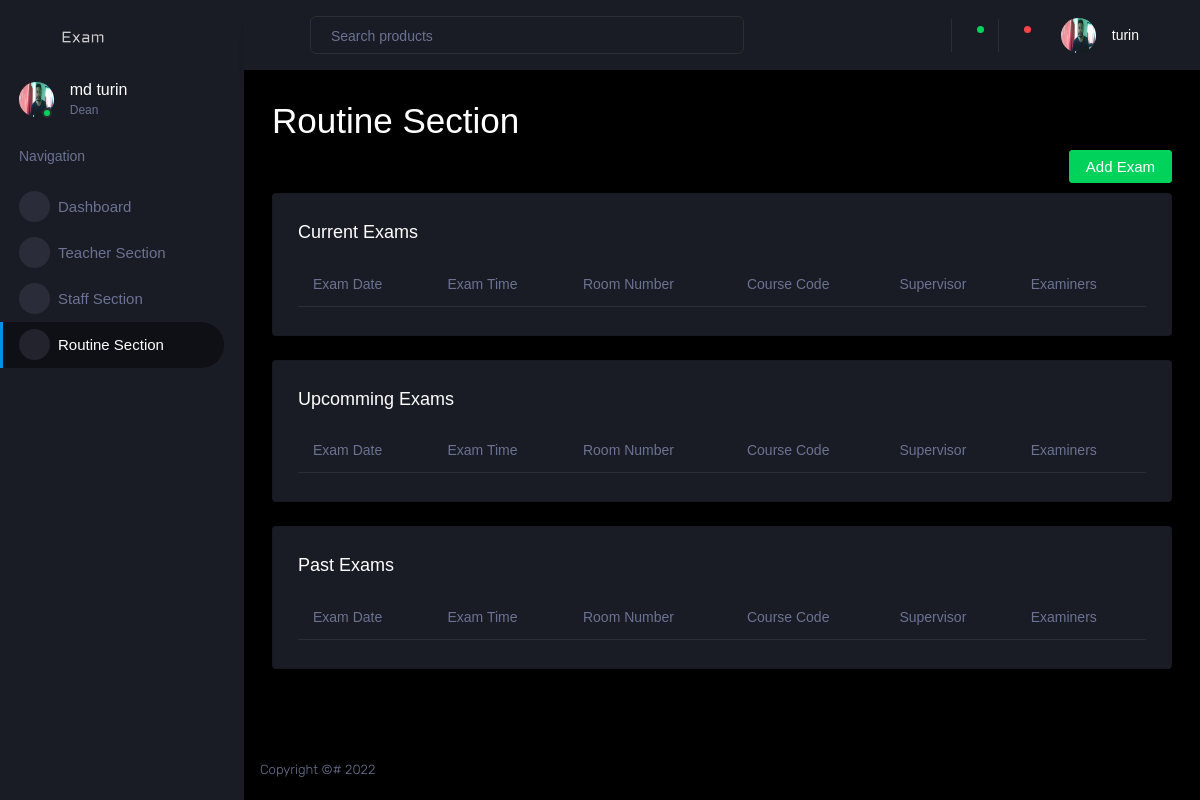
Before: /user/routine-section (signed in) with the older database file.
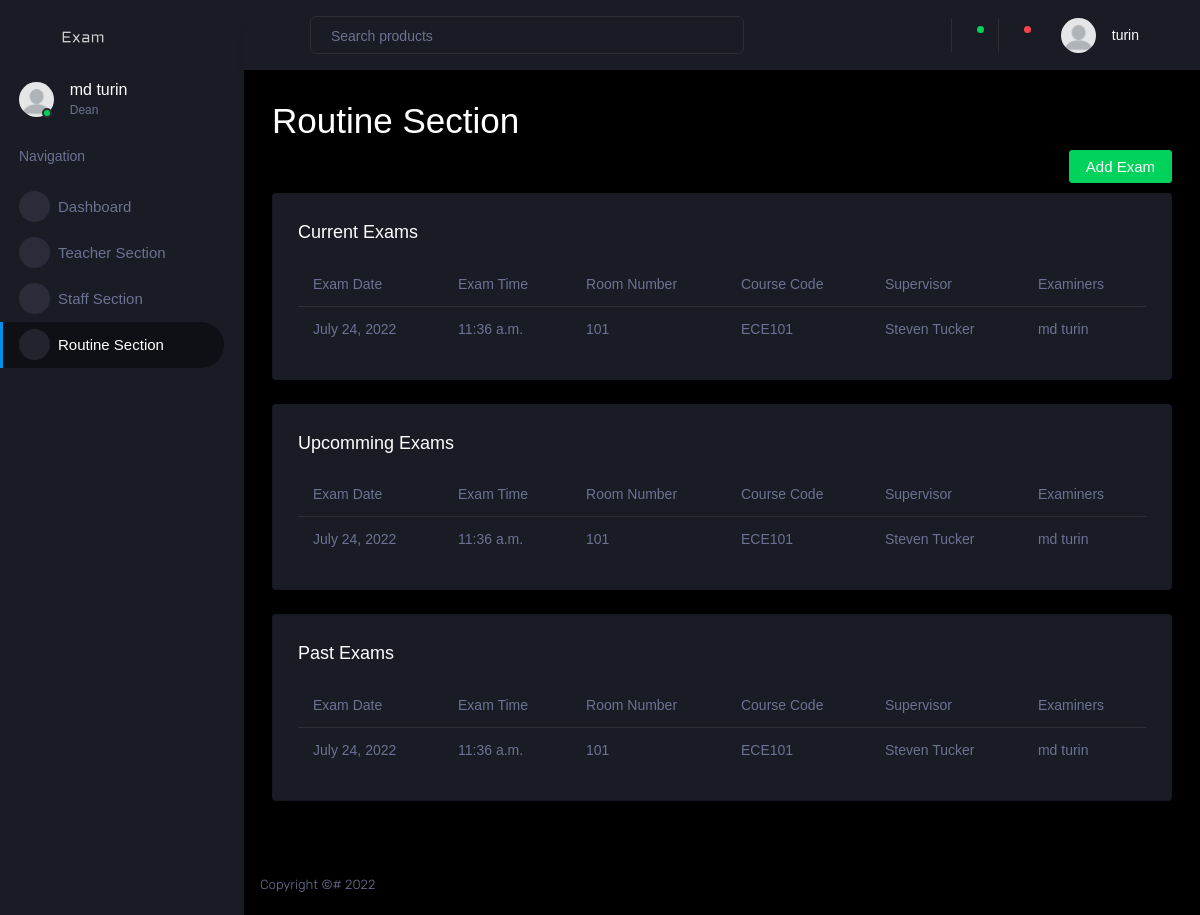
After: the same page with the newer database file.
### account/models.py (models this page shows, shortened)
class Teacher(models.Model):
    user = models.OneToOneField(
        User, on_delete=models.CASCADE, primary_key=True)
    title = models.CharField(max_length=255, null=False,
                             choices=TEACHER_TITLE_CHOICES, default='None')
    contact_number = models.CharField(null=False, unique=True, max_length=255)
    profile_picture = models.ImageField(
        upload_to=get_profile_pictures_directory, blank=True, null=True)
    department = models.ForeignKey(
        Department, on_delete=models.DO_NOTHING)
    def __str__(self) -> str:
        return self.user.first_name + " " + self.user.last_name

class Routine(models.Model):
    exam_date = models.DateField()
    exam_time = models.TimeField()
    room_number = models.IntegerField()
    faculty = models.ForeignKey(
        Faculty, on_delete=models.DO_NOTHING, related_name='+')
    course = models.OneToOneField(
        Course, on_delete=models.DO_NOTHING, related_name='+')
    examiners = models.ForeignKey(
        Teacher, on_delete=models.DO_NOTHING, related_name='+')
    supervisor = models.OneToOneField(
        Teacher, on_delete=models.DO_NOTHING, related_name='+')

### dashboard/models.py (models this page shows)
class Course(models.Model):
    code = models.CharField(max_length=255, null=False)
    credits = models.DecimalField(null=False, max_digits=4, decimal_places=2)
    department = models.ForeignKey(
        Department, on_delete=models.CASCADE, null=False)
    is_sessional = models.BooleanField(null=False, default=False)
    level = models.CharField(max_length=1, null=False,
                             choices=LEVEL_CHOICES, default='1')
    name = models.CharField(max_length=255, null=False)
    semester = models.CharField(
        max_length=2, null=False, choices=SEMESTER_CHOICES, default='I')
    def __str__(self) -> str:
        return f"{ self.code }"

### dashboard/views.py (the view)
# urls.py: path('routine-section', routine_page, name='routine-section'),
def routine_page(request):
    context = get_context(request)
    return render(request, 'routine-section.html', context)

### dashboard/models.py (called while the page is built)
    def __str__(self) -> str:
        return self.name

    def __str__(self) -> str:
        return self.name

### dashboard/views.py (called while the page is built)
def is_dean(user):
    try:
        teacher = Teacher.objects.get(user=user)
    except Teacher.DoesNotExist:
        return None
    deans = Dean.objects.filter(teacher=teacher).order_by('-joined')[:1]
    if len(deans) != 1:
        return None
    return deans[0]

def is_staff(user):
    try:
        staff = Staff.objects.get(user=user)
    except Staff.DoesNotExist:
        return None
    return staff

def is_teacher(user):
    try:
        teacher = Teacher.objects.get(user=user)
    except Teacher.DoesNotExist:
        return None
    return teacher

def get_staff(faculty):
    return list(Staff.objects.filter(faculty=faculty))

def get_courses(faculty):
    courses = Course.objects.all()
    selected_courses = []
    for course in courses:
        dept = Department.objects.get(name=course.department)
        if dept.faculty == faculty:
            selected_courses.append(course)
    return selected_courses

def get_routines(faculty):
    return list(Routine.objects.filter(faculty=faculty))

### dashboard/templates/routine-section.html
{% extends "dashboard-base.html" %}
{% load static %}
{% block content %}
<h1>Routine Section</h1>
<div class="create-new">
  <a class="nav-link btn btn-success create-new-button"  href="{% url 'add-exam' %}" >
    Add Exam
  </a>
</div>
<div class="row">
  <div class="col-12 grid-margin">
    <div class="card">
      <div class="card-body">
        <h4 class="card-title">Current Exams</h4>
        <div class="table-responsive">
          <table class="table">
            <thead>
              <tr>
                <th>Exam Date</th>
                <th>Exam Time</th>
                <th>Room Number</th>
                <th>Course Code</th>
                <th>Supervisor</th>
                <th>Examiners</th>
              </tr>
            </thead>
            <tbody>
              {% for routine in routines %}
              <tr>
                <td>{{ routine.exam_date }}</td>
                <td>{{ routine.exam_time }}</td>
                <td>{{ routine.room_number }}</td>
                <td>{{ routine.course }}</td>
                <td>{{ routine.supervisor }}</td>
                <td>{{ routine.examiners }}</td>
              </tr>
              {% endfor %}
            </tbody>
          </table>
        </div>
      </div>
    </div>
  </div>
</div>
<div class="row">
  <div class="col-12 grid-margin">
    <div class="card">
      <div class="card-body">
        <h4 class="card-title">Upcomming Exams</h4>
        <div class="table-responsive">
          <table class="table">
            <thead>
              <tr>
                <th>Exam Date</th>
                <th>Exam Time</th>
                <th>Room Number</th>
                <th>Course Code</th>
                <th>Supervisor</th>
                <th>Examiners</th>
              </tr>
            </thead>
            <tbody>
              {% for routine in routines %}
              <tr>
                <td>{{ routine.exam_date }}</td>
                <td>{{ routine.exam_time }}</td>
                <td>{{ routine.room_number }}</td>
                <td>{{ routine.course }}</td>
                <td>{{ routine.supervisor }}</td>
                <td>{{ routine.examiners }}</td>
              </tr>
              {% endfor %}
            </tbody>
          </table>
        </div>
      </div>
    </div>
  </div>
</div>
<div class="row">
  <div class="col-12 grid-margin">
    <div class="card">
      <div class="card-body">
        <h4 class="card-title">Past Exams</h4>
        <div class="table-responsive">
          <table class="table">
            <thead>
              <tr>
                <th>Exam Date</th>
                <th>Exam Time</th>
                <th>Room Number</th>
                <th>Course Code</th>
                <th>Supervisor</th>
                <th>Examiners</th>
              </tr>
            </thead>
            <tbody>
              {% for routine in routines %}
              <tr>
                <td>{{ routine.exam_date }}</td>
                <td>{{ routine.exam_time }}</td>
                <td>{{ routine.room_number }}</td>
                <td>{{ routine.course }}</td>
                <td>{{ routine.supervisor }}</td>
                <td>{{ routine.examiners }}</td>
              </tr>
              {% endfor %}
            </tbody>
          </table>
        </div>
      </div>
    </div>
  </div>
</div>
{% endblock content %}

### dashboard/templates/dashboard-base.html (shortened to what the changed rows need)
{% load static %}
<!DOCTYPE html>
<html lang="en">
  <head>
    <link rel="stylesheet" href="{% static 'dashboard/vendors/mdi/css/materialdesignicons.min.css' %}" />
    <link rel="stylesheet" href="{% static 'dashboard/vendors/css/vendor.bundle.base.css' %}" />
    <link rel="stylesheet" href="{% static 'dashboard/vendors/jvectormap/jquery-jvectormap.css' %}" />
    <link rel="stylesheet" href="{% static 'dashboard/vendors/flag-icon-css/css/flag-icon.min.css' %}" />
    <link rel="stylesheet" href="{% static 'dashboard/vendors/owl-carousel-2/owl.carousel.min.css' %}" />
    <link rel="stylesheet" href="{% static 'dashboard/vendors/owl-carousel-2/owl.theme.default.min.css' %}" />
    <link rel="stylesheet" href="{% static 'dashboard/css/style.css' %}" />
  </head>
  <body>
    <div class="container-scroller">
      <nav class="sidebar sidebar-offcanvas" id="sidebar">
        <ul class="nav">
          <li class="nav-item profile">
            <div class="profile-desc">
              <div class="profile-pic">
                <div class="count-indicator">
                  {% if user.profile_picture %}
                    <img class="img-xs rounded-circle" src="{{ user.profile_picture.url }}" />
                  {% else %}
                    <img class="img-xs rounded-circle" src="{% static 'dashboard/images/dummy.png' %}" />
                  {% endif %}
                  <span class="count bg-success"></span>
                </div>
                <div class="profile-name">
                  <h5 class="mb-0 font-weight-normal">
                    {{ user.user.first_name }} {{ user.user.last_name }}
                  </h5>
                  <span>
                    {% if if_staff %}
                      Staff
                    {% elif if_dean %}
                      Dean
                    {% else %}
                      Teacher
                    {% endif %}
                  </span>
                </div>
              </div>
            </div>
          </li>
        </ul>
      </nav>
      <div class="container-fluid page-body-wrapper">
        <nav class="navbar p-0 fixed-top d-flex flex-row">
          <div class="navbar-menu-wrapper flex-grow d-flex align-items-stretch">
            <ul class="navbar-nav navbar-nav-right">
              <li class="nav-item dropdown">
                <a
                  class="nav-link"
                  id="profileDropdown"
                  href="#"
                  data-toggle="dropdown"
                >
                  <div class="navbar-profile">
                    {% if user.profile_picture %}
                      <img
                      class="img-xs rounded-circle"
                      src="{{ user.profile_picture.url }}"
                      />
                    {% else %}
                      <img
                      class="img-xs rounded-circle"
                      src="{% static 'dashboard/images/dummy.png' %}"
                      />
                    {% endif %}
                    <p class="mb-0 d-none d-sm-block navbar-profile-name">
                      {{ user.user.last_name }}
                    </p>
                    <i class="mdi mdi-menu-down d-none d-sm-block pl-3"></i>
                  </div>
                </a>
              </li>
            </ul>
          </div>
        </nav>
        <div class="main-panel">
          <div class="content-wrapper">
            {% block content %}{% endblock %}
          </div>
        </div>
      </div>
    </div>
  </body>
</html>

Changed rows visible on the page:
changed Teacher "md": profile_picture: picture removed
added Routine: exam_date "July 24, 2022", exam_time "11:36 a.m.", room_number "101", course "ECE101", supervisor "Steven Tucker", examiners "md turin"
